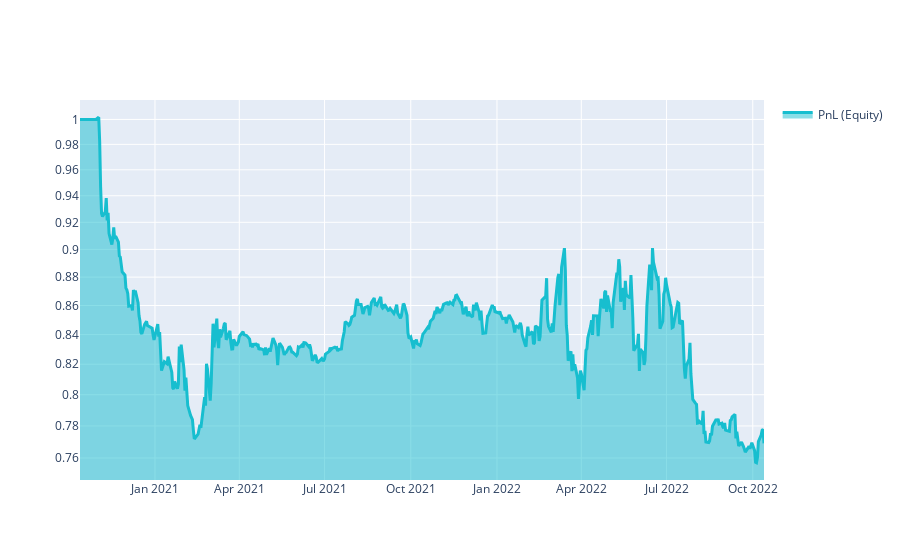

Source (notebook cell):
### Markdown cell above
# Q18 Quick Start

This template shows you the basic steps for taking part to the **Q18 NASDAQ-100 Stock Long-Short contest**.

### Code cell
import xarray as xr
import pandas as pd
import qnt.ta as qnta
import qnt.data as qndata
import qnt.output as qnout
import qnt.stats as qns

data = qndata.stocks.load_ndx_data(min_date="2020-10-13")

close     = data.sel(field="close")
is_liquid = data.sel(field="is_liquid")
sma_slow  = qnta.sma(close, 100)
sma_fast  = qnta.sma(close, 20)
weights   = xr.where(sma_slow < sma_fast, 1, -1)
weights   = weights * is_liquid

weights = qnout.clean(weights, data, "stocks_nasdaq100")

# calc stats
stats = qns.calc_stat(data, weights.sel(time=slice("2020-10-13", None)))
display(stats.to_pandas().tail())

# graph
performance = stats.to_pandas()["equity"]
import qnt.graph as qngraph

qngraph.make_plot_filled(performance.index, performance, name="PnL (Equity)", type="log")

### Figure 1 — Plotly figure (JSON) as saved in the notebook; plotly's stock layout.template omitted (floating-point values rounded to 4 significant figures; data arrays with more than 128 entries replaced by an {"elided": "..."} marker saying what was removed)
{"data": [{"fill": "tonexty", "line": {"color": "#17BECF", "width": 3}, "name": "PnL (Equity)", "type": "scatter", "x": {"elided": "505 str values"}, "y": {"elided": "505 float values"}}], "layout": {"showlegend": true, "yaxis": {"range": [-0.1269, 0.006844], "type": "log"}}}
